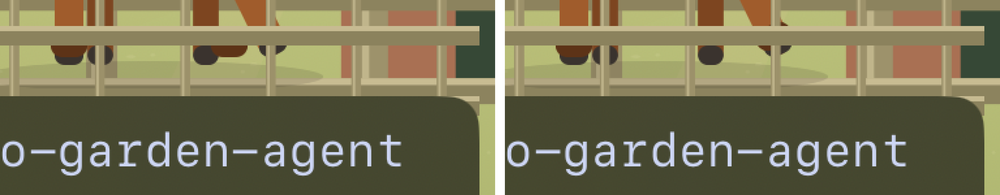
#> input picture ios/evidence/issue-530-gait/compare-blocked-rail-feet-4x.png, 1000 x 195 px, shrunk from 3070 x 600 before the run, given in place of out.png, which was not available
$ python measure-working-draft-tuft.py out.png
#> lines starting #> are read from the running program, lines starting #| are printed output that depends on the picture; after the words box and inside, x2 and y2 are one past the last pixel; in counts of white or black regions, pixels touching at a corner belong together; pictures that were not available may be replaced by others from this repository, and a replacement may not be noted
#!/usr/bin/env python3
"""#530 actual-app metric on the unoccluded WORKING draft horse.

`demo-atlas-worker` (multi-host demo seed, host A live) is a DUN draft horse in
the working pose, drawn in the paddock. Its fetlock tufts are painted in the
dun mane colour and must wrap the near legs (body colour); the hoof band is the
shared hoof colour. The pre-fix renderer rotated each tuft by the gait swing
alone, so the tuft sat off the leg's distal end by up to 12 art points — a
visible background gap between the tuft band and its leg. The fixed renderer
puts the tuft back on the leg (gap 0, tuft touching leg/hoof paint).

Per frame this reports, for every tuft blob under the horse's barrel:
  * whether it touches leg or hoof paint (within 2 px),
  * the minimum distance from the tuft's pixels to that paint.

Scale: 3 px per art point (iPhone 16, @3x), confirmed by the leg spacing.
"""
import json
import math
import sys
from pathlib import Path

import numpy as np
from PIL import Image

BODY = np.array([0xB0, 0x8D, 0x5E])   # dun coat (near legs)
MANE = np.array([0x41, 0x32, 0x1F])   # dun mane == dun draft fetlock tuft
HOOF = np.array([0x3A, 0x33, 0x2E])
PX_PER_POINT = 2.995


def mask(img, colour, tol=8):
    return (np.abs(img - colour).max(axis=2) <= tol)


def blobs(m, min_pixels=40):
    out, seen = [], np.zeros_like(m, dtype=bool)
    ys, xs = np.nonzero(m)
    for y, x in zip(ys, xs):
        if seen[y, x]:
            continue
        stack, seen[y, x] = [(y, x)], True
        pts = []
        while stack:
            cy, cx = stack.pop()
            pts.append((cy, cx))
            for ny, nx in ((cy-1, cx), (cy+1, cx), (cy, cx-1), (cy, cx+1)):
                if 0 <= ny < m.shape[0] and 0 <= nx < m.shape[1] and m[ny, nx] and not seen[ny, nx]:
                    seen[ny, nx] = True
                    stack.append((ny, nx))
        if len(pts) >= min_pixels:
            out.append(np.array(pts))          # (y, x) pairs
    return sorted(out, key=len, reverse=True)


def main():
    report = {}
    for name in sys.argv[1:]:
        img = np.asarray(Image.open(name).convert('RGB')).astype(int)
        body = mask(img, BODY)
#> in mask, `return (np.abs(img - colour).max(axis=2) <= tol)`:
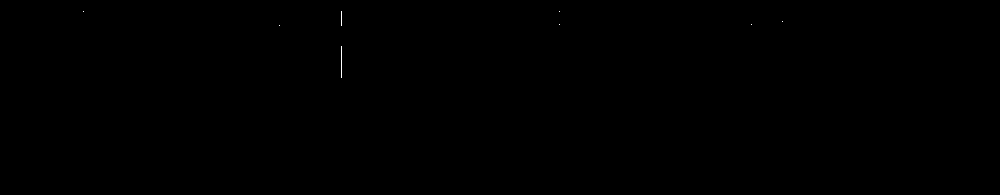
#> returned value: shape (195, 1000) bool; 0.03% white in thin lines or dots, all inside (x1, y1, x2, y2) = (83, 11, 783, 78)
        ys, xs = np.nonzero(body)
#> ys = 53 values from 11 to 77; xs = 53 values, max 782 at index 13, min 83 at index 0, mean 359.2
        box = (int(xs.min()), int(ys.min()), int(xs.max()), int(ys.max()))
#> box = (83, 11, 782, 77)
        x1, y1, x2, y2 = box
#> x1 = 83; y1 = 11; x2 = 782; y2 = 77
        mane_full = mask(img, MANE)
#> in mask (call 2), `return (np.abs(img - colour).max(axis=2) <= tol)`: returned value: shape (195, 1000) bool; 0% white in thin lines or dots, all inside (x1, y1, x2, y2) = (55, 46, 717, 147)
        mane_region = np.zeros_like(mane_full)
        mane_region[y1 + (y2 - y1) // 2:y2 + 40, max(0, x1 - 20):x2 + 20] = True
        tufts = blobs(mane_full & mane_region)
#> in blobs, `ys, xs = np.nonzero(m)`: ys = [46, 55, 55, 55, 56]; xs = [716, 82, 560, 587, 584]
#> in blobs, `ys, xs = np.nonzero(m)`: m: shape (195, 1000) bool; 0% white in thin lines or dots, all inside (x1, y1, x2, y2) = (82, 46, 717, 57)
#> the loop in blobs, `for y, x in zip(ys, xs):` made 5 passes
#> (y, x) on passes 1 to 5: (46, 716), (55, 82), (55, 560), (55, 587), (56, 584)
#> tufts = []
        leg_like = np.zeros_like(body)
#> leg_like: shape (195, 1000) bool; every value is 0
        leg_like[y1 + (y2 - y1) * 3 // 5:y2 + 40, max(0, x1 - 20):x2 + 20] = True
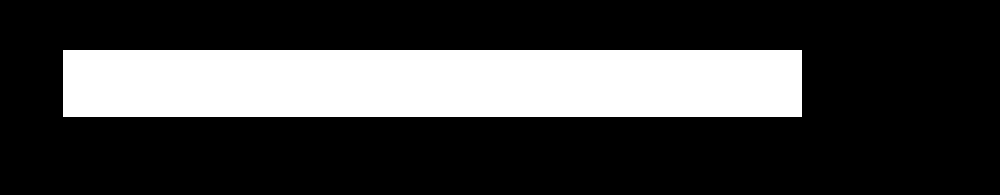
#> leg_like: shape (195, 1000) bool; 25.4% white; 1 white region, box (x1, y1, x2, y2) and area: (63, 50, 802, 117) 49513
        contacts = mask(img, HOOF) | body
#> call 3 of mask, with colour = array of shape (3,), tol = 8
#> in mask (call 3), `return (np.abs(img - colour).max(axis=2) <= tol)`:
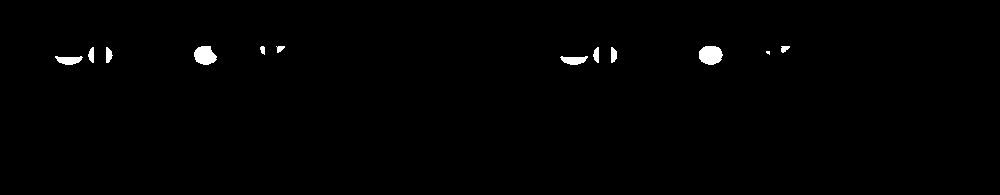
#> returned value: shape (195, 1000) bool; 0.75% white; 12 white regions (1 under 20 px), largest, box (x1, y1, x2, y2) and area: (699, 46, 723, 65) 365, (194, 46, 217, 65) 328, (55, 56, 83, 65) 172
        entries = []
        for blob in tufts:
            by, bx = blob[:, 0], blob[:, 1]
            best, best_pixel = None, None
            for y, x in zip(*np.nonzero(contacts & leg_like)):
                d = np.sqrt((by - y) ** 2 + (bx - x) ** 2).min()
                if best is None or d < best:
                    best, best_pixel = d, (x, y)
            if best is not None and best < 120:
                entries.append({'tuft_pixels': int(len(blob)),
                                'tuft_bbox': [int(bx.min()), int(by.min()), int(bx.max()), int(by.max())],
                                'gap_px': round(float(best), 1),
                                'gap_points': round(float(best) / PX_PER_POINT, 2),
                                'touches_leg_paint_within_2px': bool(best <= 2.0),
                                'nearest_paint_px': [int(best_pixel[0]), int(best_pixel[1])]})
#> this loop made 0 passes
#> after the loop, entries = []
        report[Path(name).name] = {'horse_box': list(box), 'tuft_blobs': len(tufts), 'tuft_measurements': entries}
    print(json.dumps(report, indent=2))
#| {
#|   "out.png": {
#|     "horse_box": [
#|       83,
#|       11,
#|       782,
#|       77
#|     ],
#|     "tuft_blobs": 0,
#|     "tuft_measurements": []
#|   }
#| }
    out = Path(sys.argv[1]).parent / 'actual-app-working-draft-tuft.json'
    out.write_text(json.dumps(report, indent=2) + '\n')


if __name__ == '__main__':
    main()

$ run again, on ios/evidence/issue-530-gait/compare-blocked-rail-overview.png
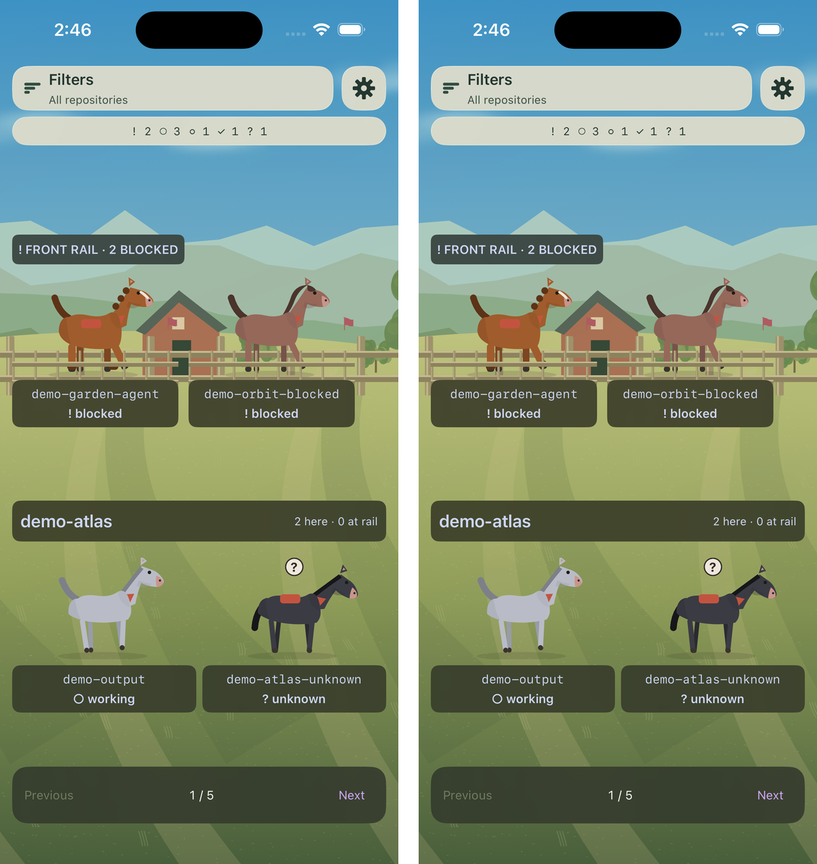
#> input picture ios/evidence/issue-530-gait/compare-blocked-rail-overview.png, 817 x 864 px, shrunk from 1208 x 1278 before the run, given in place of out.png, which was not available
#> in main, `ys, xs = np.nonzero(body)`: ys = 25 values from 336 to 594; xs = 25 values, max 717 at index 24, min 60 at index 0, mean 341.1
#> box = (60, 336, 717, 594)
#> x1 = 60; y1 = 336; x2 = 717; y2 = 594
#> in blobs, `ys, xs = np.nonzero(m)`: ys = [568]; xs = [285]
#> m: shape (864, 817) bool; 0% white in thin lines or dots, all inside (x1, y1, x2, y2) = (285, 568, 286, 569)
#> the loop in blobs, `for y, x in zip(ys, xs):` made 1 pass
#> (y, x) on pass 1: (568, 285)
#> tufts = []
#> in main, `leg_like[y1 + (y2 - y1) * 3 // 5:y2 + 40, max(0, x1 - 20):x2 + 20] = T..`:
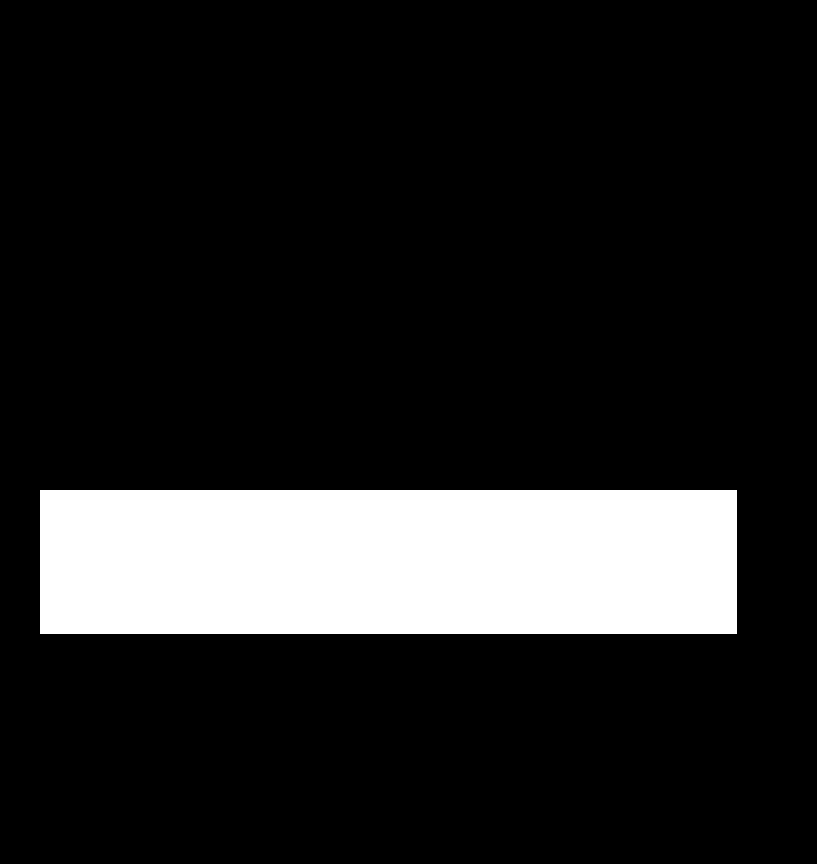
#> leg_like: shape (864, 817) bool; 14.2% white; 1 white region, box (x1, y1, x2, y2) and area: (40, 490, 737, 634) 100368
#> in mask (call 3), `return (np.abs(img - colour).max(axis=2) <= tol)`:
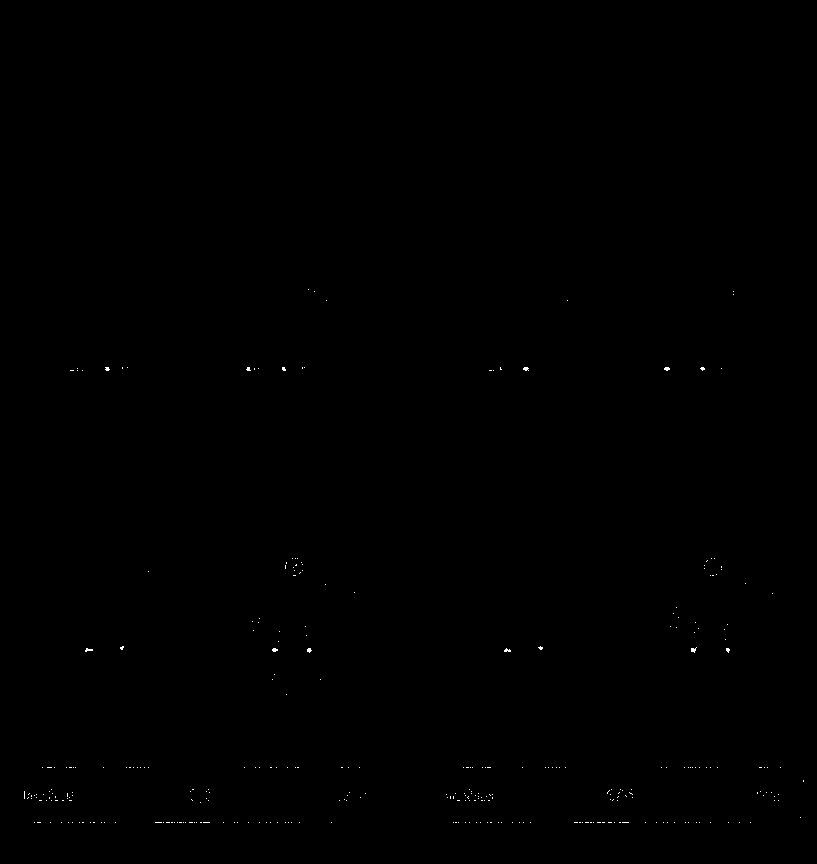
#> returned value: shape (864, 817) bool; 0.09% white in thin lines or dots, all inside (x1, y1, x2, y2) = (24, 289, 804, 823)
#| {
#|   "out.png": {
#|     "horse_box": [
#|       60,
#|       336,
#|       717,
#> (further printed lines are left out)
